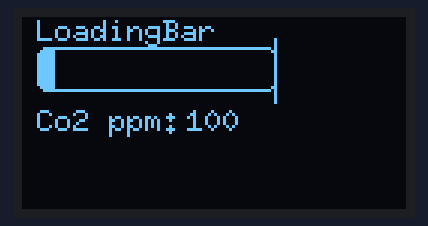
Recording of a sketch running on a simulated Arduino Uno, built with avr-gcc and run on an emulated ATmega328P. Shown: 128×64 one-colour display.

Above: at 0.47 s.
At 3.36 s:
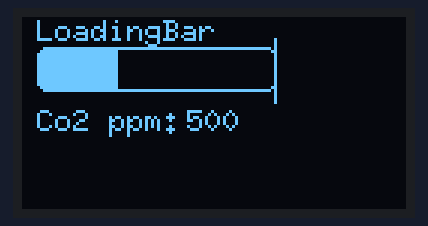
At 6.62 s:
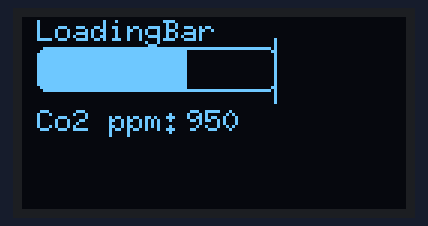
At 10.8 s:
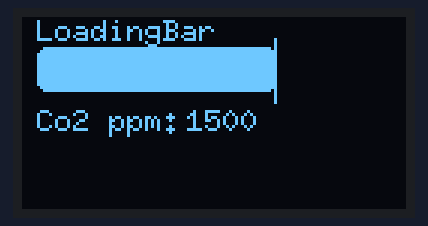
At 11.27 s:
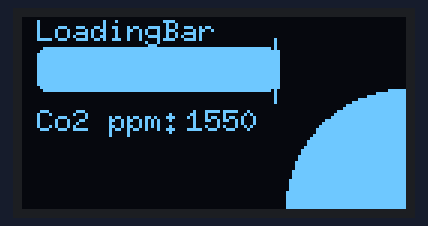
At 12.19 s:
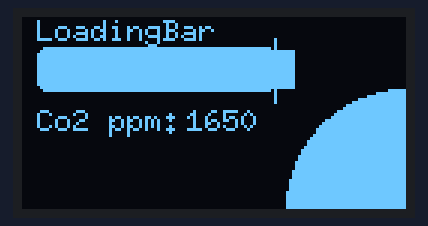

Measured:
- by itself, everything shown: repeats every 13.2 s, in 35 steps
- what the display in image 3 shows lasts 0.4 s, from 10.6 s to 11.0 s

The sketch:

user_interface.ino
```cpp
#include <U8g2lib.h>
#include <Wire.h>

U8G2_SSD1306_128X64_NONAME_1_HW_I2C u8g2(U8G2_R0, U8X8_PIN_NONE);

#define BAUDRATE 9600
#define LIMIT 1500

typedef struct Position {
  int x;
  int y;
  int height;
  int width;
  int radius;
  Position() {};
  Position(int x_, int y_) {
    x = x_;
    y = y_;
  }
  Position(int x_, int y_, int radius_) {
    x = x_;
    y = y_;
    radius = radius_;
  }
  Position(int x_, int y_, int height_, int width_) {
    x = x_;
    y = y_;
    height = height_;
    width = width_;
  };
} Position;

int ppm;
Position loadingBarPosition;
Position ppmPosition;
Position circlePosition;


void u8g2_prepare() {
  u8g2.setFont(u8g2_font_6x10_tf);
  u8g2.setFontRefHeightExtendedText();
  u8g2.setDrawColor(1);
  u8g2.setFontPosTop();
  u8g2.setFontDirection(0);
}

void draw_loading_bar(float percent, Position position) {
  u8g2.drawStr(position.x, position.y - 10, "LoadingBar");
  u8g2.drawBox(position.x + 1, position.y + 1, int(percent * (position.width - 2)), position.height - 2);
  u8g2.drawRFrame(position.x, position.y, position.width, position.height, 3);
}

void draw_loading_bar_with_limit(float value, float limit, Position position) {
  float percentage = value / limit;
  draw_loading_bar(percentage, position);
  u8g2.drawLine(position.x + position.width - 1, position.y - 3, position.x + position.width - 1, position.y + position.height + 3);
}

void print_co2_value(int value, Position position) {
  u8g2.drawStr(position.x, position.y, "Co2 ppm:");
  String value_as_string = String(value);
  u8g2.drawStr(position.x + 50, position.y, value_as_string.c_str());
}

void displayHandler(int ppm, Position loadingBarPosition, Position ppmPosition) {
  draw_loading_bar_with_limit(ppm, LIMIT, loadingBarPosition);
  print_co2_value(ppm, ppmPosition);
}

void drawCircle(Position circlePosition) {
  u8g2.drawDisc(circlePosition.x, circlePosition.y, circlePosition.radius);
}

void setup(void) {
  u8g2.begin();
  u8g2_prepare();
  Serial.begin(BAUDRATE);

  ppm = 100;
  loadingBarPosition = Position(5, 10, 15, 80);
  ppmPosition = Position(5, 30);
  circlePosition = Position(128, 64, 40);
}

void loop(void) {
  u8g2.firstPage();
  do {
    displayHandler(ppm, loadingBarPosition, ppmPosition);

    if (ppm > LIMIT) {
      drawCircle(circlePosition);
    }
  } while ( u8g2.nextPage() );


  if (ppm == 1700) {
    ppm = 0;
  } else {
    ppm = ppm + 50;
  }
  delay(100);

}
```
